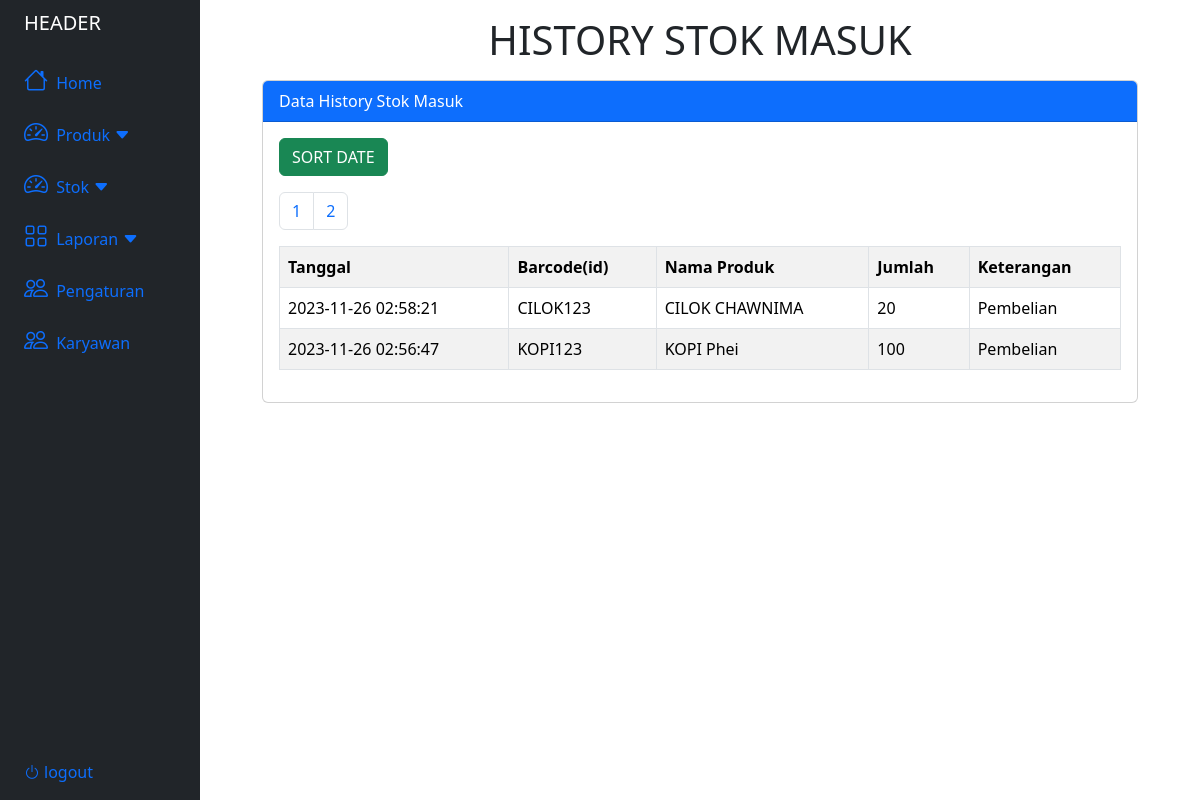
Page /laporan/sm_history.php?page=2 on the committed database.
### tables this page shows
CREATE TABLE `stokmasuk` (
  `id_sm` int(11) NOT NULL,
  `tanggal` timestamp NOT NULL DEFAULT current_timestamp(),
  `id_produk` varchar(50) NOT NULL,
  `jumlah` int(11) NOT NULL,
  `id_keterangan` int(50) NOT NULL
);

CREATE TABLE `produk` (
  `id_produk` varchar(50) NOT NULL,
  `nama_produk` varchar(50) NOT NULL,
  `satuan` int(50) NOT NULL,
  `kategori` int(50) NOT NULL,
  `harga` int(50) NOT NULL,
  `stok` int(50) NOT NULL DEFAULT 0
);

CREATE TABLE `keteranganmasuk` (
  `id_km` int(11) NOT NULL,
  `nama_km` varchar(50) NOT NULL
);

### laporan/sm_history.php (the view, shortened to what this page needs)
<?php
include("../database.php");
?>
<!DOCTYPE html>
<html lang="en">
<head>
    <link rel="stylesheet" href="https://cdnjs.cloudflare.com/ajax/libs/font-awesome/6.0.0/css/all.min.css">
    <link rel="stylesheet" href="https://cdn.jsdelivr.net/npm/bootstrap-icons@1.11.1/font/bootstrap-icons.css">
    <link href="https://cdn.jsdelivr.net/npm/bootstrap@5.3.2/dist/css/bootstrap.min.css" rel="stylesheet">
    <link rel="stylesheet" href="produkStyle.css">
</head>
<body>
    <div class="container-fluid">
        <div class="row flex-nowrap">
            <?php
            include("../header.php");
            ?>
            <div class="container col-9">
                <h1 class="text-center mt-3">HISTORY STOK MASUK</h1>
                <div class="card mt-3">
                    <div class="card-header bg-primary text-white">
                        Data History Stok Masuk
                    </div>
                    <div class="card-body">
                        <button type="button" class="btn btn-success mb-3" data-bs-toggle="modal" data-bs-target="#dateModal">
                            SORT DATE
                        </button>
                        <table class="table table-bordered table-striped table-hover">
                            <tr>
                                <th>Tanggal</th>
                                <th>Barcode(id)</th>
                                <th>Nama Produk</th>
                                <th>Jumlah</th>
                                <th>Keterangan</th>
                            </tr>
                            <?php
                            $limit = 10;
                            $page = isset($_GET['page']) ? $_GET['page'] : 1;
                            $start = ($page - 1) * $limit;
                            $tampil = mysqli_query($conn, "SELECT * FROM stokmasuk ORDER BY id_sm DESC LIMIT $start, $limit");
                            while ($data = mysqli_fetch_array($tampil)) :
                                $produk = mysqli_query($conn, "SELECT * FROM produk WHERE id_produk = '$data[id_produk]'");
                                $data_produk = mysqli_fetch_assoc($produk);
                                $keterangan = mysqli_query($conn, "SELECT * FROM keteranganmasuk WHERE id_km = '$data[id_keterangan]'");
                                $data_keterangan = mysqli_fetch_assoc($keterangan);
                            ?>
                                <tr>
                                    <td><?= $data['tanggal'] ?></td>
                                    <td><?= $data_produk['id_produk'] ?></td>
                                    <td><?= $data_produk['nama_produk'] ?></td>
                                    <td><?= $data['jumlah'] ?></td>
                                    <td><?= $data_keterangan['nama_km'] ?></td>
                                </tr>
                            <?php endwhile; ?>
                            <?php
                            $result_count = mysqli_query($conn, "SELECT COUNT(id_sm) AS total FROM stokmasuk");
                            $row = mysqli_fetch_assoc($result_count);
                            $total_records = $row['total'];
                            $total_pages = ceil($total_records / $limit);
                            echo "<ul class='pagination'>";
                            for ($i = 1; $i <= $total_pages; $i++) {
                                echo "<li class='page-item'><a class='page-link' href='sm_history.php?page=$i'>$i</a></li>";
                            }
                            echo "</ul>";
                            ?>
                        </table>
                    </div>
                </div>
            </div>
        </div>
    </div>
</body>
</html>

### rows in the picture
stokmasuk: tanggal "2023-11-26 02:58:21", id_produk.id_produk "CILOK123", id_produk.nama_produk "CILOK CHAWNIMA", jumlah "20", id_keterangan.nama_km "Pembelian"
stokmasuk: tanggal "2023-11-26 02:56:47", id_produk.id_produk "KOPI123", id_produk.nama_produk "KOPI Phei", jumlah "100", id_keterangan.nama_km "Pembelian"
